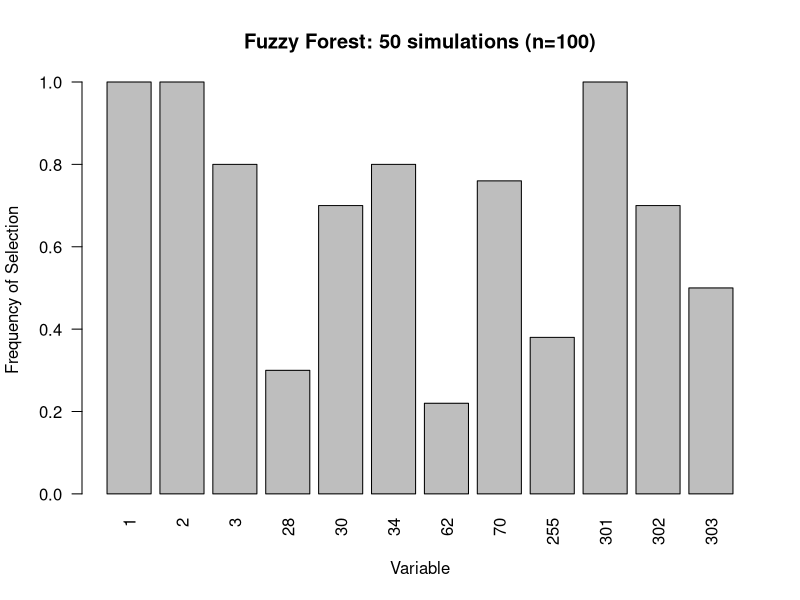
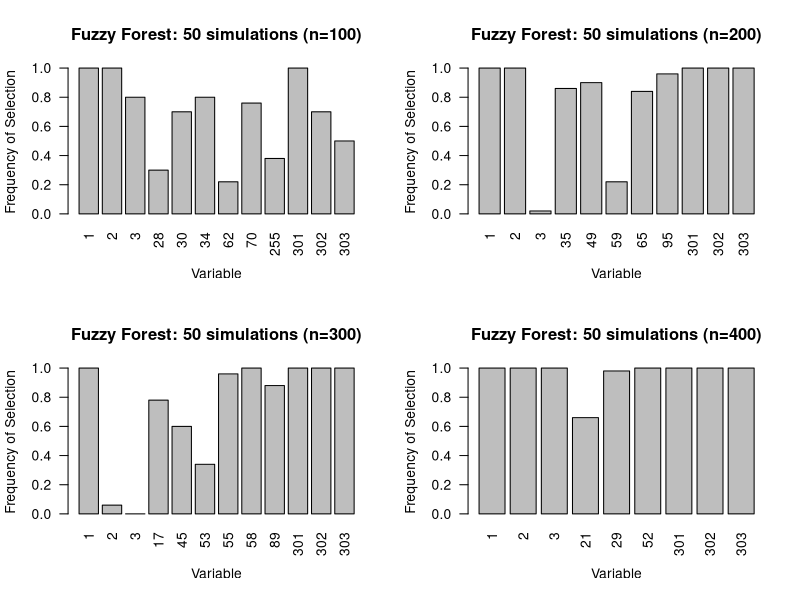
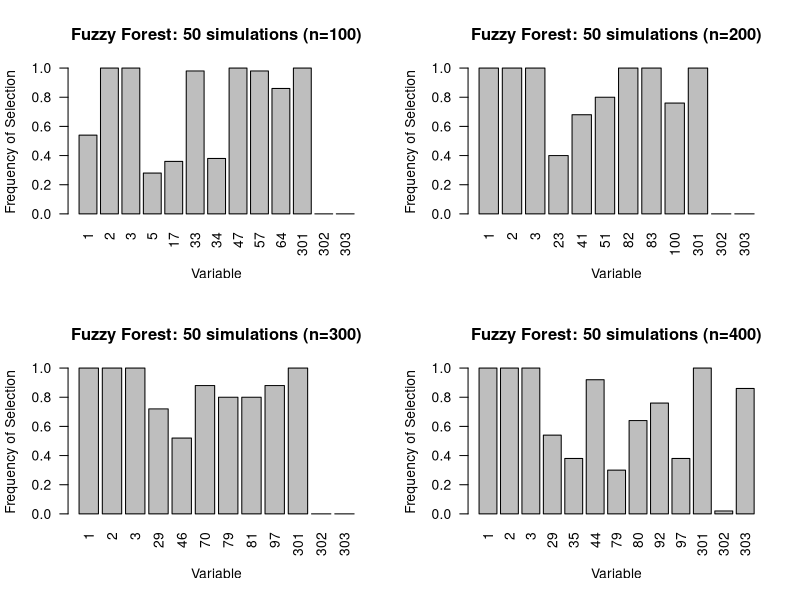

Here is the R script that generated these plots, in order:
# Feature selection visualization of fuzzy forest and random forest
# data was simulated from sim_time() function with a1=5, a2=-5. 50 simulations were run for each sample size
#
# 1). Code to create one bar plot. Csv file can/should be changed for desired data. Graph will plot the true
# response variables (i.e. V1,V2,V3,V301,V302,V303) and any other variables selected at frequency > 20%
#
# 2). Code for a 4-panel figures. First figure is for Fuzzy forest at sizes n=100,200,300,400. Second figure is
# for random forest at sizes n=100,200,300,400


# 1). 
# Code to create one plot 
###############################################################################
data <- read.csv("ff_n100.csv") # read in desired data
data <- data[,-1] # remove 1st id row
X <- data[,1:400] # select variables V1:V400

imp_var = c(1,2,3,301,302,303) # variables of interest
selected_var <- c(which(X[51,]>0.2)) #  variables selected at frequency above 20%
var_both <- sort(unique(c(imp_var,selected_var))) # variables selcted at above 20% and original variables of interest

freq <- as.numeric(data[51,var_both])

barplot(freq~var_both,
        main="Fuzzy Forest: 50 simulations (n=100)", ylab = 'Frequency of Selection', xlab = 'Variable', las=2)

###############################################################################


# 2). 
### Code for multiple plots
#  fuzzy forest n = 100
data <- read.csv("ff_n100.csv") # read in desired data
data <- data[,-1] # remove 1st id row
X <- data[,1:400] # select variables V1:V400

imp_var = c(1,2,3,301,302,303) # variables of interest
selected_var <- c(which(X[51,]>0.2)) #  variables selected at frequency above 20%
ff100_var_both <- sort(unique(c(imp_var,selected_var))) # variables selcted at above 20% and original variables of interest

ff100_freq <- as.numeric(data[51,ff100_var_both])

# fuzzy forest n = 200
data <- read.csv("ff_n200.csv") # read in desired data
data <- data[,-1] # remove 1st id row
X <- data[,1:400] # select variables V1:V400

imp_var = c(1,2,3,301,302,303) # variables of interest
selected_var <- c(which(X[51,]>0.2)) #  variables selected at frequency above 20%
ff200_var_both <- sort(unique(c(imp_var,selected_var))) # variables selcted at above 20% and original variables of interest

ff200_freq <- as.numeric(data[51,ff200_var_both])

# fuzzy forest n = 300
data <- read.csv("ff_n300.csv") # read in desired data
data <- data[,-1] # remove 1st id row
X <- data[,1:400] # select variables V1:V400

imp_var = c(1,2,3,301,302,303) # variables of interest
selected_var <- c(which(X[51,]>0.2)) #  variables selected at frequency above 20%
ff300_var_both <- sort(unique(c(imp_var,selected_var))) # variables selcted at above 20% and original variables of interest

ff300_freq <- as.numeric(data[51,ff300_var_both])

# fuzzy forest n = 400
data <- read.csv("ff_n400.csv") # read in desired data
data <- data[,-1] # remove 1st id row
X <- data[,1:400] # select variables V1:V400

imp_var = c(1,2,3,301,302,303) # variables of interest
selected_var <- c(which(X[51,]>0.2)) #  variables selected at frequency above 20%
ff400_var_both <- sort(unique(c(imp_var,selected_var))) # variables selcted at above 20% and original variables of interest

ff400_freq <- as.numeric(data[51,ff400_var_both])

#########################

#  Random forest n = 100
data <- read.csv("rf_n100.csv") # read in desired data
data <- data[,-1] # remove 1st id row
X <- data[,1:400] # select variables V1:V400

imp_var = c(1,2,3,301,302,303) # variables of interest
selected_var <- c(which(X[51,]>0.2)) #  variables selected at frequency above 20%
rf100_var_both <- sort(unique(c(imp_var,selected_var))) # variables selcted at above 20% and original variables of interest

rf100_freq <- as.numeric(data[51,rf100_var_both])

# Random forest n = 200
data <- read.csv("rf_n200.csv") # read in desired data
data <- data[,-1] # remove 1st id row
X <- data[,1:400] # select variables V1:V400

imp_var = c(1,2,3,301,302,303) # variables of interest
selected_var <- c(which(X[51,]>0.2)) #  variables selected at frequency above 20%
rf200_var_both <- sort(unique(c(imp_var,selected_var))) # variables selcted at above 20% and original variables of interest

rf200_freq <- as.numeric(data[51,rf200_var_both])

# fuzzy forest n = 300
data <- read.csv("rf_n300.csv") # read in desired data
data <- data[,-1] # remove 1st id row
X <- data[,1:400] # select variables V1:V400

imp_var = c(1,2,3,301,302,303) # variables of interest
selected_var <- c(which(X[51,]>0.2)) #  variables selected at frequency above 20%
rf300_var_both <- sort(unique(c(imp_var,selected_var))) # variables selcted at above 20% and original variables of interest

rf300_freq <- as.numeric(data[51,rf300_var_both])

# fuzzy forest n = 400
data <- read.csv("rf_n400.csv") # read in desired data
data <- data[,-1] # remove 1st id row
X <- data[,1:400] # select variables V1:V400

imp_var = c(1,2,3,301,302,303) # variables of interest
selected_var <- c(which(X[51,]>0.2)) #  variables selected at frequency above 20%
rf400_var_both <- sort(unique(c(imp_var,selected_var))) # variables selcted at above 20% and original variables of interest

rf400_freq <- as.numeric(data[51,rf400_var_both])







# Fuzzy Forest Panel Plot 
par(mfrow = c(2,2))
barplot(ff100_freq~ff100_var_both,
        main="Fuzzy Forest: 50 simulations (n=100)", ylab = 'Frequency of Selection', xlab = 'Variable', las=2)
barplot(ff200_freq~ff200_var_both,
        main="Fuzzy Forest: 50 simulations (n=200)", ylab = 'Frequency of Selection', xlab = 'Variable', las=2)
barplot(ff300_freq~ff300_var_both,
        main="Fuzzy Forest: 50 simulations (n=300)", ylab = 'Frequency of Selection', xlab = 'Variable', las=2)
barplot(ff400_freq~ff400_var_both,
        main="Fuzzy Forest: 50 simulations (n=400)", ylab = 'Frequency of Selection', xlab = 'Variable', las=2)

# dev.copy(jpeg,filename="Fuzzy Forest.jpg");
# dev.off ();


# Random Forest Panel Plot
par(mfrow = c(2,2))
barplot(rf100_freq~rf100_var_both,
        main="Fuzzy Forest: 50 simulations (n=100)", ylab = 'Frequency of Selection', xlab = 'Variable', las=2)
barplot(rf200_freq~rf200_var_both,
        main="Fuzzy Forest: 50 simulations (n=200)", ylab = 'Frequency of Selection', xlab = 'Variable', las=2)
barplot(rf300_freq~rf300_var_both,
        main="Fuzzy Forest: 50 simulations (n=300)", ylab = 'Frequency of Selection', xlab = 'Variable', las=2)
barplot(rf400_freq~rf400_var_both,
        main="Fuzzy Forest: 50 simulations (n=400)", ylab = 'Frequency of Selection', xlab = 'Variable', las=2)

# dev.copy(jpeg,filename="Random Forest.jpg");
# dev.off ()
